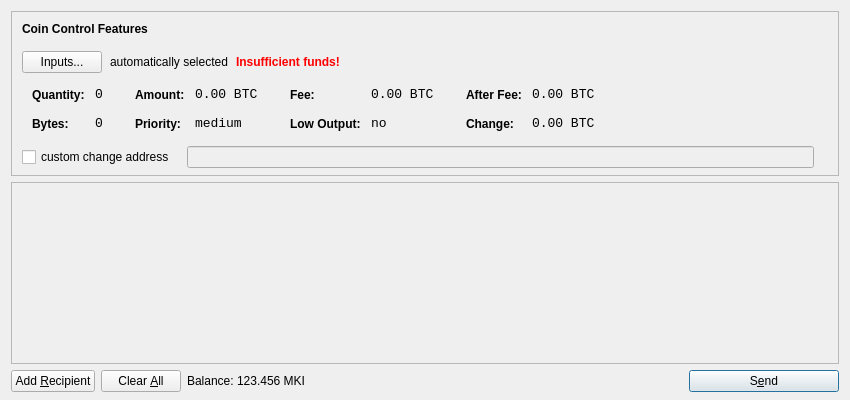
<?xml version="1.0" encoding="UTF-8"?>
<ui version="4.0">
 <class>SendCoinsDialog</class>
 <widget class="QDialog" name="SendCoinsDialog">
  <property name="geometry">
   <rect>
    <x>0</x>
    <y>0</y>
    <width>850</width>
    <height>400</height>
   </rect>
  </property>
  <property name="windowTitle">
   <string>Send Coins</string>
  </property>
  <layout class="QVBoxLayout" name="verticalLayout" stretch="0,1,0">
   <property name="bottomMargin">
    <number>8</number>
   </property>
   <item>
    <widget class="QFrame" name="frameCoinControl">
     <property name="sizePolicy">
      <sizepolicy hsizetype="Expanding" vsizetype="Expanding">
       <horstretch>0</horstretch>
       <verstretch>0</verstretch>
      </sizepolicy>
     </property>
     <property name="maximumSize">
      <size>
       <width>16777215</width>
       <height>16777215</height>
      </size>
     </property>
     <property name="frameShape">
      <enum>QFrame::StyledPanel</enum>
     </property>
     <property name="frameShadow">
      <enum>QFrame::Sunken</enum>
     </property>
     <layout class="QVBoxLayout" name="verticalLayoutCoinControl2">
      <property name="spacing">
       <number>-1</number>
      </property>
      <property name="leftMargin">
       <number>0</number>
      </property>
      <property name="topMargin">
       <number>0</number>
      </property>
      <property name="rightMargin">
       <number>0</number>
      </property>
      <property name="bottomMargin">
       <number>6</number>
      </property>
      <item>
       <layout class="QVBoxLayout" name="verticalLayoutCoinControl" stretch="0,0,0,0,1">
        <property name="spacing">
         <number>0</number>
        </property>
        <property name="leftMargin">
         <number>10</number>
        </property>
        <property name="topMargin">
         <number>10</number>
        </property>
        <item>
         <layout class="QHBoxLayout" name="horizontalLayoutCoinControl1">
          <property name="bottomMargin">
           <number>15</number>
          </property>
          <item>
           <widget class="QLabel" name="labelCoinControlFeatures">
            <property name="sizePolicy">
             <sizepolicy hsizetype="Preferred" vsizetype="Maximum">
              <horstretch>0</horstretch>
              <verstretch>0</verstretch>
             </sizepolicy>
            </property>
            <property name="font">
             <font>
              <weight>75</weight>
              <bold>true</bold>
             </font>
            </property>
            <property name="styleSheet">
             <string notr="true">font-weight:bold;</string>
            </property>
            <property name="text">
             <string>Coin Control Features</string>
            </property>
           </widget>
          </item>
         </layout>
        </item>
        <item>
         <layout class="QHBoxLayout" name="horizontalLayoutCoinControl2" stretch="0,0,0,0">
          <property name="spacing">
           <number>8</number>
          </property>
          <property name="bottomMargin">
           <number>10</number>
          </property>
          <item>
           <widget class="QPushButton" name="pushButtonCoinControl">
            <property name="styleSheet">
             <string notr="true"/>
            </property>
            <property name="text">
             <string>Inputs...</string>
            </property>
           </widget>
          </item>
          <item>
           <widget class="QLabel" name="labelCoinControlAutomaticallySelected">
            <property name="text">
             <string>automatically selected</string>
            </property>
            <property name="margin">
             <number>5</number>
            </property>
           </widget>
          </item>
          <item>
           <widget class="QLabel" name="labelCoinControlInsuffFunds">
            <property name="font">
             <font>
              <weight>75</weight>
              <bold>true</bold>
             </font>
            </property>
            <property name="styleSheet">
             <string notr="true">color:red;font-weight:bold;</string>
            </property>
            <property name="text">
             <string>Insufficient funds!</string>
            </property>
            <property name="margin">
             <number>5</number>
            </property>
           </widget>
          </item>
          <item>
           <spacer name="horizontalSpacerCoinControl">
            <property name="orientation">
             <enum>Qt::Horizontal</enum>
            </property>
            <property name="sizeHint" stdset="0">
             <size>
              <width>40</width>
              <height>1</height>
             </size>
            </property>
           </spacer>
          </item>
         </layout>
        </item>
        <item>
         <widget class="QWidget" name="widgetCoinControl" native="true">
          <property name="sizePolicy">
           <sizepolicy hsizetype="Preferred" vsizetype="Preferred">
            <horstretch>0</horstretch>
            <verstretch>0</verstretch>
           </sizepolicy>
          </property>
          <property name="minimumSize">
           <size>
            <width>0</width>
            <height>0</height>
           </size>
          </property>
          <property name="styleSheet">
           <string notr="true"/>
          </property>
          <layout class="QHBoxLayout" name="horizontalLayoutCoinControl5">
           <property name="margin">
            <number>0</number>
           </property>
           <item>
            <layout class="QHBoxLayout" name="horizontalLayoutCoinControl3" stretch="0,0,0,1">
             <property name="spacing">
              <number>20</number>
             </property>
             <property name="topMargin">
              <number>0</number>
             </property>
             <property name="bottomMargin">
              <number>10</number>
             </property>
             <item>
              <layout class="QFormLayout" name="formLayoutCoinControl1">
               <property name="horizontalSpacing">
                <number>10</number>
               </property>
               <property name="verticalSpacing">
                <number>14</number>
               </property>
               <property name="leftMargin">
                <number>10</number>
               </property>
               <property name="topMargin">
                <number>4</number>
               </property>
               <property name="rightMargin">
                <number>6</number>
               </property>
               <item row="0" column="0">
                <widget class="QLabel" name="labelCoinControlQuantityText">
                 <property name="styleSheet">
                  <string notr="true">font-weight:bold;</string>
                 </property>
                 <property name="text">
                  <string>Quantity:</string>
                 </property>
                 <property name="margin">
                  <number>0</number>
                 </property>
                </widget>
               </item>
               <item row="0" column="1">
                <widget class="QLabel" name="labelCoinControlQuantity">
                 <property name="font">
                  <font>
                   <family>Monospace</family>
                   <pointsize>10</pointsize>
                  </font>
                 </property>
                 <property name="cursor">
                  <cursorShape>IBeamCursor</cursorShape>
                 </property>
                 <property name="contextMenuPolicy">
                  <enum>Qt::ActionsContextMenu</enum>
                 </property>
                 <property name="text">
                  <string notr="true">0</string>
                 </property>
                 <property name="margin">
                  <number>0</number>
                 </property>
                 <property name="textInteractionFlags">
                  <set>Qt::LinksAccessibleByMouse|Qt::TextSelectableByKeyboard|Qt::TextSelectableByMouse</set>
                 </property>
                </widget>
               </item>
               <item row="1" column="0">
                <widget class="QLabel" name="labelCoinControlBytesText">
                 <property name="styleSheet">
                  <string notr="true">font-weight:bold;</string>
                 </property>
                 <property name="text">
                  <string>Bytes:</string>
                 </property>
                </widget>
               </item>
               <item row="1" column="1">
                <widget class="QLabel" name="labelCoinControlBytes">
                 <property name="font">
                  <font>
                   <family>Monospace</family>
                   <pointsize>10</pointsize>
                  </font>
                 </property>
                 <property name="cursor">
                  <cursorShape>IBeamCursor</cursorShape>
                 </property>
                 <property name="contextMenuPolicy">
                  <enum>Qt::ActionsContextMenu</enum>
                 </property>
                 <property name="text">
                  <string notr="true">0</string>
                 </property>
                 <property name="textInteractionFlags">
                  <set>Qt::LinksAccessibleByMouse|Qt::TextSelectableByKeyboard|Qt::TextSelectableByMouse</set>
                 </property>
                </widget>
               </item>
              </layout>
             </item>
             <item>
              <layout class="QFormLayout" name="formLayoutCoinControl2">
               <property name="horizontalSpacing">
                <number>10</number>
               </property>
               <property name="verticalSpacing">
                <number>14</number>
               </property>
               <property name="leftMargin">
                <number>6</number>
               </property>
               <property name="topMargin">
                <number>4</number>
               </property>
               <property name="rightMargin">
                <number>6</number>
               </property>
               <item row="0" column="0">
                <widget class="QLabel" name="labelCoinControlAmountText">
                 <property name="styleSheet">
                  <string notr="true">font-weight:bold;</string>
                 </property>
                 <property name="text">
                  <string>Amount:</string>
                 </property>
                 <property name="margin">
                  <number>0</number>
                 </property>
                </widget>
               </item>
               <item row="0" column="1">
                <widget class="QLabel" name="labelCoinControlAmount">
                 <property name="font">
                  <font>
                   <family>Monospace</family>
                   <pointsize>10</pointsize>
                  </font>
                 </property>
                 <property name="cursor">
                  <cursorShape>IBeamCursor</cursorShape>
                 </property>
                 <property name="contextMenuPolicy">
                  <enum>Qt::ActionsContextMenu</enum>
                 </property>
                 <property name="text">
                  <string notr="true">0.00 BTC</string>
                 </property>
                 <property name="textInteractionFlags">
                  <set>Qt::LinksAccessibleByMouse|Qt::TextSelectableByKeyboard|Qt::TextSelectableByMouse</set>
                 </property>
                </widget>
               </item>
               <item row="1" column="0">
                <widget class="QLabel" name="labelCoinControlPriorityText">
                 <property name="styleSheet">
                  <string notr="true">font-weight:bold;</string>
                 </property>
                 <property name="text">
                  <string>Priority:</string>
                 </property>
                </widget>
               </item>
               <item row="1" column="1">
                <widget class="QLabel" name="labelCoinControlPriority">
                 <property name="font">
                  <font>
                   <family>Monospace</family>
                   <pointsize>10</pointsize>
                  </font>
                 </property>
                 <property name="cursor">
                  <cursorShape>IBeamCursor</cursorShape>
                 </property>
                 <property name="contextMenuPolicy">
                  <enum>Qt::ActionsContextMenu</enum>
                 </property>
                 <property name="text">
                  <string>medium</string>
                 </property>
                 <property name="textInteractionFlags">
                  <set>Qt::LinksAccessibleByMouse|Qt::TextSelectableByKeyboard|Qt::TextSelectableByMouse</set>
                 </property>
                </widget>
               </item>
              </layout>
             </item>
             <item>
              <layout class="QFormLayout" name="formLayoutCoinControl3">
               <property name="horizontalSpacing">
                <number>10</number>
               </property>
               <property name="verticalSpacing">
                <number>14</number>
               </property>
               <property name="leftMargin">
                <number>6</number>
               </property>
               <property name="topMargin">
                <number>4</number>
               </property>
               <property name="rightMargin">
                <number>6</number>
               </property>
               <item row="0" column="0">
                <widget class="QLabel" name="labelCoinControlFeeText">
                 <property name="styleSheet">
                  <string notr="true">font-weight:bold;</string>
                 </property>
                 <property name="text">
                  <string>Fee:</string>
                 </property>
                 <property name="margin">
                  <number>0</number>
                 </property>
                </widget>
               </item>
               <item row="0" column="1">
                <widget class="QLabel" name="labelCoinControlFee">
                 <property name="font">
                  <font>
                   <family>Monospace</family>
                   <pointsize>10</pointsize>
                  </font>
                 </property>
                 <property name="cursor">
                  <cursorShape>IBeamCursor</cursorShape>
                 </property>
                 <property name="contextMenuPolicy">
                  <enum>Qt::ActionsContextMenu</enum>
                 </property>
                 <property name="text">
                  <string notr="true">0.00 BTC</string>
                 </property>
                 <property name="textInteractionFlags">
                  <set>Qt::LinksAccessibleByMouse|Qt::TextSelectableByKeyboard|Qt::TextSelectableByMouse</set>
                 </property>
                </widget>
               </item>
               <item row="1" column="0">
                <widget class="QLabel" name="labelCoinControlLowOutputText">
                 <property name="styleSheet">
                  <string notr="true">font-weight:bold;</string>
                 </property>
                 <property name="text">
                  <string>Low Output:</string>
                 </property>
                </widget>
               </item>
               <item row="1" column="1">
                <widget class="QLabel" name="labelCoinControlLowOutput">
                 <property name="font">
                  <font>
                   <family>Monospace</family>
                   <pointsize>10</pointsize>
                  </font>
                 </property>
                 <property name="cursor">
                  <cursorShape>IBeamCursor</cursorShape>
                 </property>
                 <property name="contextMenuPolicy">
                  <enum>Qt::ActionsContextMenu</enum>
                 </property>
                 <property name="text">
                  <string>no</string>
                 </property>
                 <property name="textInteractionFlags">
                  <set>Qt::LinksAccessibleByMouse|Qt::TextSelectableByKeyboard|Qt::TextSelectableByMouse</set>
                 </property>
                </widget>
               </item>
              </layout>
             </item>
             <item>
              <layout class="QFormLayout" name="formLayoutCoinControl4">
               <property name="horizontalSpacing">
                <number>10</number>
               </property>
               <property name="verticalSpacing">
                <number>14</number>
               </property>
               <property name="leftMargin">
                <number>6</number>
               </property>
               <property name="topMargin">
                <number>4</number>
               </property>
               <property name="rightMargin">
                <number>6</number>
               </property>
               <item row="0" column="0">
                <widget class="QLabel" name="labelCoinControlAfterFeeText">
                 <property name="styleSheet">
                  <string notr="true">font-weight:bold;</string>
                 </property>
                 <property name="text">
                  <string>After Fee:</string>
                 </property>
                 <property name="margin">
                  <number>0</number>
                 </property>
                </widget>
               </item>
               <item row="0" column="1">
                <widget class="QLabel" name="labelCoinControlAfterFee">
                 <property name="font">
                  <font>
                   <family>Monospace</family>
                   <pointsize>10</pointsize>
                  </font>
                 </property>
                 <property name="cursor">
                  <cursorShape>IBeamCursor</cursorShape>
                 </property>
                 <property name="contextMenuPolicy">
                  <enum>Qt::ActionsContextMenu</enum>
                 </property>
                 <property name="text">
                  <string notr="true">0.00 BTC</string>
                 </property>
                 <property name="textInteractionFlags">
                  <set>Qt::LinksAccessibleByMouse|Qt::TextSelectableByKeyboard|Qt::TextSelectableByMouse</set>
                 </property>
                </widget>
               </item>
               <item row="1" column="0">
                <widget class="QLabel" name="labelCoinControlChangeText">
                 <property name="styleSheet">
                  <string notr="true">font-weight:bold;</string>
                 </property>
                 <property name="text">
                  <string>Change:</string>
                 </property>
                </widget>
               </item>
               <item row="1" column="1">
                <widget class="QLabel" name="labelCoinControlChange">
                 <property name="font">
                  <font>
                   <family>Monospace</family>
                   <pointsize>10</pointsize>
                  </font>
                 </property>
                 <property name="cursor">
                  <cursorShape>IBeamCursor</cursorShape>
                 </property>
                 <property name="contextMenuPolicy">
                  <enum>Qt::ActionsContextMenu</enum>
                 </property>
                 <property name="text">
                  <string notr="true">0.00 BTC</string>
                 </property>
                 <property name="textInteractionFlags">
                  <set>Qt::LinksAccessibleByMouse|Qt::TextSelectableByKeyboard|Qt::TextSelectableByMouse</set>
                 </property>
                </widget>
               </item>
              </layout>
             </item>
            </layout>
           </item>
          </layout>
         </widget>
        </item>
        <item>
         <layout class="QHBoxLayout" name="horizontalLayoutCoinControl4" stretch="0,0,0">
          <property name="spacing">
           <number>12</number>
          </property>
          <property name="sizeConstraint">
           <enum>QLayout::SetDefaultConstraint</enum>
          </property>
          <property name="topMargin">
           <number>5</number>
          </property>
          <property name="rightMargin">
           <number>5</number>
          </property>
          <item>
           <widget class="QCheckBox" name="checkBoxCoinControlChange">
            <property name="text">
             <string>custom change address</string>
            </property>
           </widget>
          </item>
          <item>
           <widget class="QLineEdit" name="lineEditCoinControlChange">
            <property name="enabled">
             <bool>false</bool>
            </property>
            <property name="sizePolicy">
             <sizepolicy hsizetype="Expanding" vsizetype="Fixed">
              <horstretch>0</horstretch>
              <verstretch>0</verstretch>
             </sizepolicy>
            </property>
           </widget>
          </item>
          <item>
           <widget class="QLabel" name="labelCoinControlChangeLabel">
            <property name="sizePolicy">
             <sizepolicy hsizetype="Preferred" vsizetype="Expanding">
              <horstretch>0</horstretch>
              <verstretch>0</verstretch>
             </sizepolicy>
            </property>
            <property name="minimumSize">
             <size>
              <width>0</width>
              <height>0</height>
             </size>
            </property>
            <property name="text">
             <string/>
            </property>
            <property name="margin">
             <number>3</number>
            </property>
           </widget>
          </item>
         </layout>
        </item>
        <item>
         <spacer name="verticalSpacerCoinControl">
          <property name="orientation">
           <enum>Qt::Vertical</enum>
          </property>
          <property name="sizeHint" stdset="0">
           <size>
            <width>800</width>
            <height>1</height>
           </size>
          </property>
         </spacer>
        </item>
       </layout>
      </item>
     </layout>
    </widget>
   </item>
   <item>
    <widget class="QScrollArea" name="scrollArea">
     <property name="widgetResizable">
      <bool>true</bool>
     </property>
     <widget class="QWidget" name="scrollAreaWidgetContents">
      <property name="geometry">
       <rect>
        <x>0</x>
        <y>0</y>
        <width>830</width>
        <height>165</height>
       </rect>
      </property>
      <layout class="QVBoxLayout" name="verticalLayout_2">
       <property name="margin">
        <number>0</number>
       </property>
       <item>
        <layout class="QVBoxLayout" name="entries">
         <property name="spacing">
          <number>6</number>
         </property>
        </layout>
       </item>
       <item>
        <spacer name="verticalSpacer">
         <property name="orientation">
          <enum>Qt::Vertical</enum>
         </property>
         <property name="sizeHint" stdset="0">
          <size>
           <width>20</width>
           <height>40</height>
          </size>
         </property>
        </spacer>
       </item>
      </layout>
     </widget>
    </widget>
   </item>
   <item>
    <layout class="QHBoxLayout" name="horizontalLayout">
     <item>
      <widget class="QPushButton" name="addButton">
       <property name="toolTip">
        <string>Send to multiple recipients at once</string>
       </property>
       <property name="text">
        <string>Add &amp;Recipient</string>
       </property>
       <property name="icon">
        <iconset resource="../bitcoin.qrc">
         <normaloff>:/icons/add</normaloff>:/icons/add</iconset>
       </property>
       <property name="autoDefault">
        <bool>false</bool>
       </property>
      </widget>
     </item>
     <item>
      <widget class="QPushButton" name="clearButton">
       <property name="sizePolicy">
        <sizepolicy hsizetype="Minimum" vsizetype="Fixed">
         <horstretch>0</horstretch>
         <verstretch>0</verstretch>
        </sizepolicy>
       </property>
       <property name="toolTip">
        <string>Remove all transaction fields</string>
       </property>
       <property name="text">
        <string>Clear &amp;All</string>
       </property>
       <property name="icon">
        <iconset resource="../bitcoin.qrc">
         <normaloff>:/icons/remove</normaloff>:/icons/remove</iconset>
       </property>
       <property name="autoRepeatDelay">
        <number>300</number>
       </property>
       <property name="autoDefault">
        <bool>false</bool>
       </property>
      </widget>
     </item>
     <item>
      <layout class="QHBoxLayout" name="horizontalLayout_2">
       <property name="spacing">
        <number>3</number>
       </property>
       <item>
        <widget class="QLabel" name="label">
         <property name="text">
          <string>Balance:</string>
         </property>
        </widget>
       </item>
       <item>
        <widget class="QLabel" name="labelBalance">
         <property name="cursor">
          <cursorShape>IBeamCursor</cursorShape>
         </property>
         <property name="text">
          <string>123.456 MKI</string>
         </property>
         <property name="textInteractionFlags">
          <set>Qt::LinksAccessibleByMouse|Qt::TextSelectableByKeyboard|Qt::TextSelectableByMouse</set>
         </property>
        </widget>
       </item>
      </layout>
     </item>
     <item>
      <spacer name="horizontalSpacer">
       <property name="orientation">
        <enum>Qt::Horizontal</enum>
       </property>
       <property name="sizeHint" stdset="0">
        <size>
         <width>40</width>
         <height>20</height>
        </size>
       </property>
      </spacer>
     </item>
     <item>
      <widget class="QPushButton" name="sendButton">
       <property name="minimumSize">
        <size>
         <width>150</width>
         <height>0</height>
        </size>
       </property>
       <property name="toolTip">
        <string>Confirm the send action</string>
       </property>
       <property name="text">
        <string>S&amp;end</string>
       </property>
       <property name="icon">
        <iconset resource="../bitcoin.qrc">
         <normaloff>:/icons/send</normaloff>:/icons/send</iconset>
       </property>
       <property name="default">
        <bool>true</bool>
       </property>
      </widget>
     </item>
    </layout>
   </item>
  </layout>
 </widget>
 <resources>
  <include location="../bitcoin.qrc"/>
 </resources>
 <connections/>
</ui>
